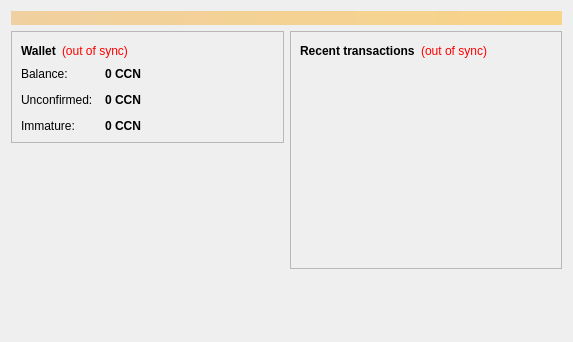
<?xml version="1.0" encoding="UTF-8"?>
<ui version="4.0">
 <class>OverviewPage</class>
 <widget class="QWidget" name="OverviewPage">
  <property name="geometry">
   <rect>
    <x>0</x>
    <y>0</y>
    <width>573</width>
    <height>342</height>
   </rect>
  </property>
  <property name="windowTitle">
   <string>Form</string>
  </property>
  <layout class="QVBoxLayout" name="topLayout">
   <item>
    <widget class="QLabel" name="labelAlerts">
     <property name="visible">
      <bool>false</bool>
     </property>
     <property name="styleSheet">
      <string notr="true">background-color: qlineargradient(x1: 0, y1: 0, x2: 1, y2: 0, stop:0 #F0D0A0, stop:1 #F8D488); color:#000000;</string>
     </property>
     <property name="wordWrap">
      <bool>true</bool>
     </property>
     <property name="margin">
      <number>3</number>
     </property>
    </widget>
   </item>
   <item>
    <layout class="QHBoxLayout" name="horizontalLayout" stretch="1,1">
     <item>
      <layout class="QVBoxLayout" name="verticalLayout_2">
       <item>
        <widget class="QFrame" name="frame">
         <property name="frameShape">
          <enum>QFrame::StyledPanel</enum>
         </property>
         <property name="frameShadow">
          <enum>QFrame::Raised</enum>
         </property>
         <layout class="QVBoxLayout" name="verticalLayout_4">
          <item>
           <layout class="QHBoxLayout" name="horizontalLayout_4">
            <item>
             <widget class="QLabel" name="label_5">
              <property name="font">
               <font>
                <weight>75</weight>
                <bold>true</bold>
               </font>
              </property>
              <property name="text">
               <string>Wallet</string>
              </property>
             </widget>
            </item>
            <item>
             <widget class="QLabel" name="labelWalletStatus">
              <property name="toolTip">
               <string>The displayed information may be out of date. Your wallet automatically synchronizes with the CcNetwork network after a connection is established, but this process has not completed yet.</string>
              </property>
              <property name="styleSheet">
               <string notr="true">QLabel { color: red; }</string>
              </property>
              <property name="text">
               <string notr="true">(out of sync)</string>
              </property>
              <property name="alignment">
               <set>Qt::AlignLeading|Qt::AlignLeft|Qt::AlignVCenter</set>
              </property>
             </widget>
            </item>
            <item>
             <spacer name="horizontalSpacer_2">
              <property name="orientation">
               <enum>Qt::Horizontal</enum>
              </property>
              <property name="sizeHint" stdset="0">
               <size>
                <width>40</width>
                <height>20</height>
               </size>
              </property>
             </spacer>
            </item>
           </layout>
          </item>
          <item>
           <layout class="QFormLayout" name="formLayout_2">
            <property name="fieldGrowthPolicy">
             <enum>QFormLayout::AllNonFixedFieldsGrow</enum>
            </property>
            <property name="horizontalSpacing">
             <number>12</number>
            </property>
            <property name="verticalSpacing">
             <number>12</number>
            </property>
            <item row="0" column="0">
             <widget class="QLabel" name="label">
              <property name="text">
               <string>Balance:</string>
              </property>
             </widget>
            </item>
            <item row="0" column="1">
             <widget class="QLabel" name="labelBalance">
              <property name="font">
               <font>
                <weight>75</weight>
                <bold>true</bold>
               </font>
              </property>
              <property name="cursor">
               <cursorShape>IBeamCursor</cursorShape>
              </property>
              <property name="toolTip">
               <string>Your current balance</string>
              </property>
              <property name="text">
               <string notr="true">0 CCN</string>
              </property>
              <property name="textInteractionFlags">
               <set>Qt::LinksAccessibleByMouse|Qt::TextSelectableByKeyboard|Qt::TextSelectableByMouse</set>
              </property>
             </widget>
            </item>
            <item row="1" column="0">
             <widget class="QLabel" name="label_3">
              <property name="text">
               <string>Unconfirmed:</string>
              </property>
             </widget>
            </item>
            <item row="1" column="1">
             <widget class="QLabel" name="labelUnconfirmed">
              <property name="font">
               <font>
                <weight>75</weight>
                <bold>true</bold>
               </font>
              </property>
              <property name="cursor">
               <cursorShape>IBeamCursor</cursorShape>
              </property>
              <property name="toolTip">
               <string>Total of transactions that have yet to be confirmed, and do not yet count toward the current balance</string>
              </property>
              <property name="text">
               <string notr="true">0 CCN</string>
              </property>
              <property name="textInteractionFlags">
               <set>Qt::LinksAccessibleByMouse|Qt::TextSelectableByKeyboard|Qt::TextSelectableByMouse</set>
              </property>
             </widget>
            </item>
            <item row="2" column="0">
             <widget class="QLabel" name="labelImmatureText">
              <property name="text">
               <string>Immature:</string>
              </property>
             </widget>
            </item>
            <item row="2" column="1">
             <widget class="QLabel" name="labelImmature">
              <property name="font">
               <font>
                <weight>75</weight>
                <bold>true</bold>
               </font>
              </property>
              <property name="toolTip">
               <string>Mined balance that has not yet matured</string>
              </property>
              <property name="text">
               <string notr="true">0 CCN</string>
              </property>
              <property name="textInteractionFlags">
               <set>Qt::LinksAccessibleByMouse|Qt::TextSelectableByKeyboard|Qt::TextSelectableByMouse</set>
              </property>
             </widget>
            </item>
           </layout>
          </item>
         </layout>
        </widget>
       </item>
       <item>
        <spacer name="verticalSpacer">
         <property name="orientation">
          <enum>Qt::Vertical</enum>
         </property>
         <property name="sizeHint" stdset="0">
          <size>
           <width>20</width>
           <height>40</height>
          </size>
         </property>
        </spacer>
       </item>
      </layout>
     </item>
     <item>
      <layout class="QVBoxLayout" name="verticalLayout_3">
       <item>
        <widget class="QFrame" name="frame_2">
         <property name="frameShape">
          <enum>QFrame::StyledPanel</enum>
         </property>
         <property name="frameShadow">
          <enum>QFrame::Raised</enum>
         </property>
         <layout class="QVBoxLayout" name="verticalLayout">
          <item>
           <layout class="QHBoxLayout" name="horizontalLayout_2">
            <item>
             <widget class="QLabel" name="label_4">
              <property name="text">
               <string>&lt;b&gt;Recent transactions&lt;/b&gt;</string>
              </property>
             </widget>
            </item>
            <item>
             <widget class="QLabel" name="labelTransactionsStatus">
              <property name="toolTip">
               <string>The displayed information may be out of date. Your wallet automatically synchronizes with the CcNetwork network after a connection is established, but this process has not completed yet.</string>
              </property>
              <property name="styleSheet">
               <string notr="true">QLabel { color: red; }</string>
              </property>
              <property name="text">
               <string notr="true">(out of sync)</string>
              </property>
              <property name="alignment">
               <set>Qt::AlignRight|Qt::AlignTrailing|Qt::AlignVCenter</set>
              </property>
             </widget>
            </item>
            <item>
             <spacer name="horizontalSpacer">
              <property name="orientation">
               <enum>Qt::Horizontal</enum>
              </property>
              <property name="sizeHint" stdset="0">
               <size>
                <width>40</width>
                <height>20</height>
               </size>
              </property>
             </spacer>
            </item>
           </layout>
          </item>
          <item>
           <widget class="QListView" name="listTransactions">
            <property name="styleSheet">
             <string notr="true">QListView { background: transparent; }</string>
            </property>
            <property name="frameShape">
             <enum>QFrame::NoFrame</enum>
            </property>
            <property name="verticalScrollBarPolicy">
             <enum>Qt::ScrollBarAlwaysOff</enum>
            </property>
            <property name="horizontalScrollBarPolicy">
             <enum>Qt::ScrollBarAlwaysOff</enum>
            </property>
            <property name="selectionMode">
             <enum>QAbstractItemView::NoSelection</enum>
            </property>
           </widget>
          </item>
         </layout>
        </widget>
       </item>
       <item>
        <spacer name="verticalSpacer_2">
         <property name="orientation">
          <enum>Qt::Vertical</enum>
         </property>
         <property name="sizeHint" stdset="0">
          <size>
           <width>20</width>
           <height>40</height>
          </size>
         </property>
        </spacer>
       </item>
      </layout>
     </item>
    </layout>
   </item>
  </layout>
 </widget>
 <resources/>
 <connections/>
</ui>
